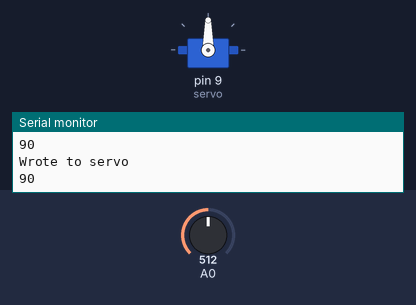
The sketch below on a simulated Arduino Uno, built with avr-gcc and run on an emulated ATmega328P. On the bench: servo, the last lines printed to the serial monitor. The inputs (shaded band) are chosen by the test bench; at power-on: A0 = 512.

Above: at 1.8 s.
1.9 s: A0 set to 716
At 2.7 s:
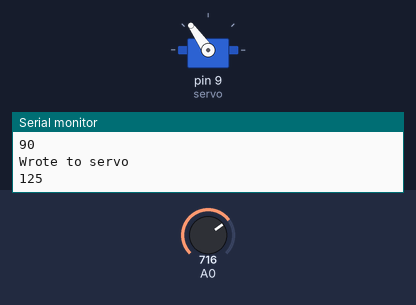
3.5 s: A0 set to 900
At 4.3 s:
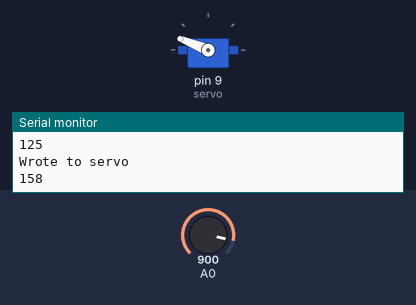
5.5 s: A0 set to 1023
At 7.1 s:
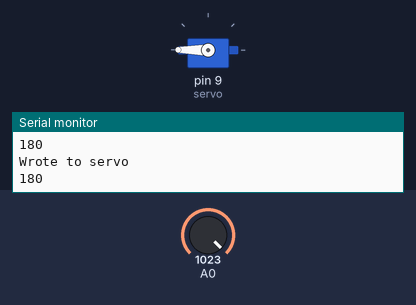
7.5 s: A0 set to 306
At 8.6 s:
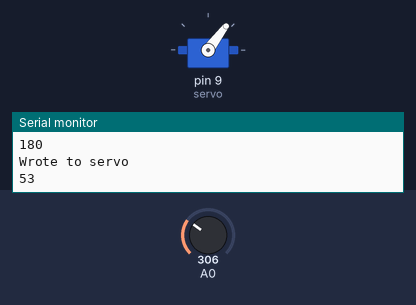
9.5 s: A0 set to 122
At 11.2 s:
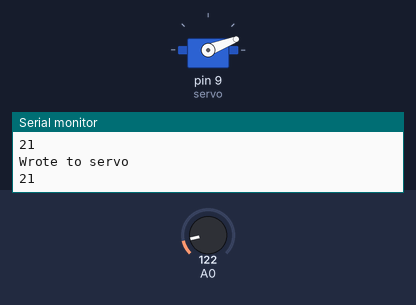
11.5 s: A0 set to 0
At 12.9 s:
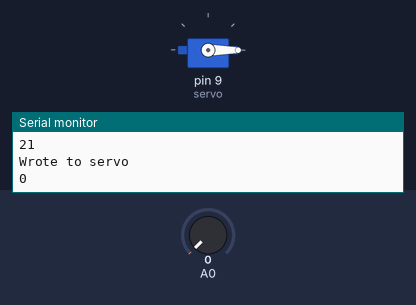
Timing chart, 0 to 14.5 s (numbered marks = the images above; inputs shaded):
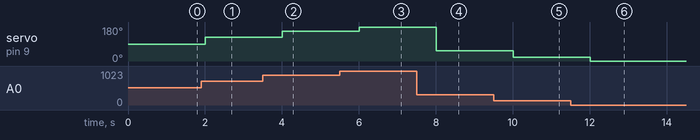

Measured:
- after the input at 1.9 s, servo on pin 9 (servo): 90° → 125° after 0.10 s
- after the input at 3.5 s, servo on pin 9 (servo): 125° → 158° after 0.50 s
- after the input at 5.5 s, servo on pin 9 (servo): 158° → 180° after 0.50 s
- after the input at 7.5 s, servo on pin 9 (servo): 180° → 53° after 0.51 s
- after the input at 9.5 s, servo on pin 9 (servo): 53° → 21° after 0.51 s
- after the input at 11.5 s, servo on pin 9 (servo): 21° → 0° after 0.51 s

The sketch:

sketch_nov07d.ino
```cpp
#include <Arduino.h>
#include <Servo.h>

Servo servo;

void setup()
{
  // put your setup code here, to run once:
  servo.attach(9, 1000, 2000);
  Serial.begin(9600);
}

void loop()
{
  int potVal = analogRead(A0);
  potVal = map(potVal, 0, 1023, 0, 180);

  Serial.println("Wrote to servo ");
  Serial.println(potVal);

  servo.write(potVal);
  delay(1000);
}
```
